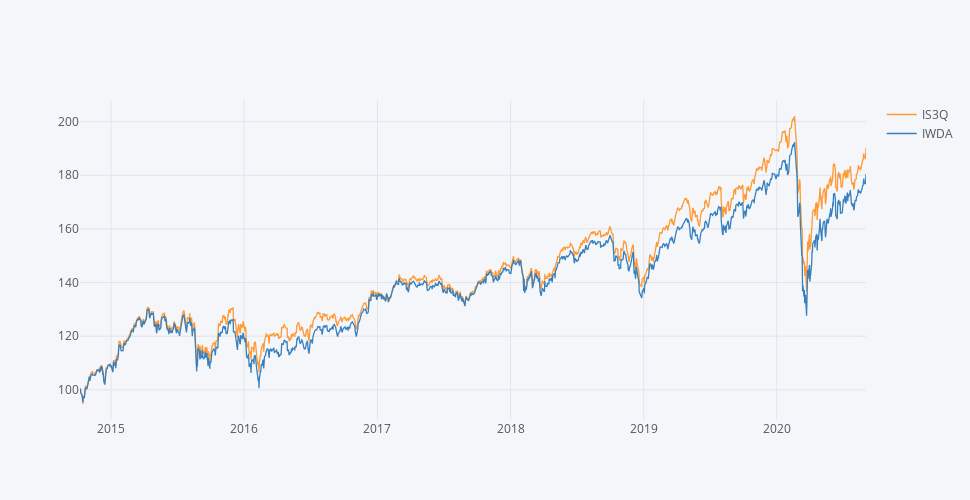

Notebook cell for this chart:
### Markdown cell above
E finalmente é só fazer o gráfico comparativo:

### Code cell
ETFs_gi.iplot(dimensions=pa.dimensions)

### Figure 1 — Plotly figure (JSON) as saved in the notebook; plotly's stock layout.template omitted (floating-point values rounded to 4 significant figures; data arrays with more than 128 entries replaced by an {"elided": "..."} marker saying what was removed)
{"data": [{"line": {"color": "rgba(255, 153, 51, 1.0)", "dash": "solid", "shape": "linear", "width": 1.3}, "mode": "lines", "name": "IS3Q", "text": "", "type": "scatter", "x": {"elided": "1485 str values"}, "y": {"elided": "1485 float values"}}, {"line": {"color": "rgba(55, 128, 191, 1.0)", "dash": "solid", "shape": "linear", "width": 1.3}, "mode": "lines", "name": "IWDA", "text": "", "type": "scatter", "x": {"elided": "1485 str values"}, "y": {"elided": "1485 float values"}}], "layout": {"height": 500, "legend": {"bgcolor": "#F5F6F9", "font": {"color": "#4D5663"}}, "paper_bgcolor": "#F5F6F9", "plot_bgcolor": "#F5F6F9", "title": {"font": {"color": "#4D5663"}}, "width": 970, "xaxis": {"autorange": true, "gridcolor": "#E1E5ED", "range": ["2014-10-08", "2020-09-02"], "showgrid": true, "tickfont": {"color": "#4D5663"}, "title": {"font": {"color": "#4D5663"}, "text": ""}, "type": "date", "zerolinecolor": "#E1E5ED"}, "yaxis": {"autorange": true, "gridcolor": "#E1E5ED", "range": [88.76, 208.1], "showgrid": true, "tickfont": {"color": "#4D5663"}, "title": {"font": {"color": "#4D5663"}, "text": ""}, "type": "linear", "zerolinecolor": "#E1E5ED"}}}
